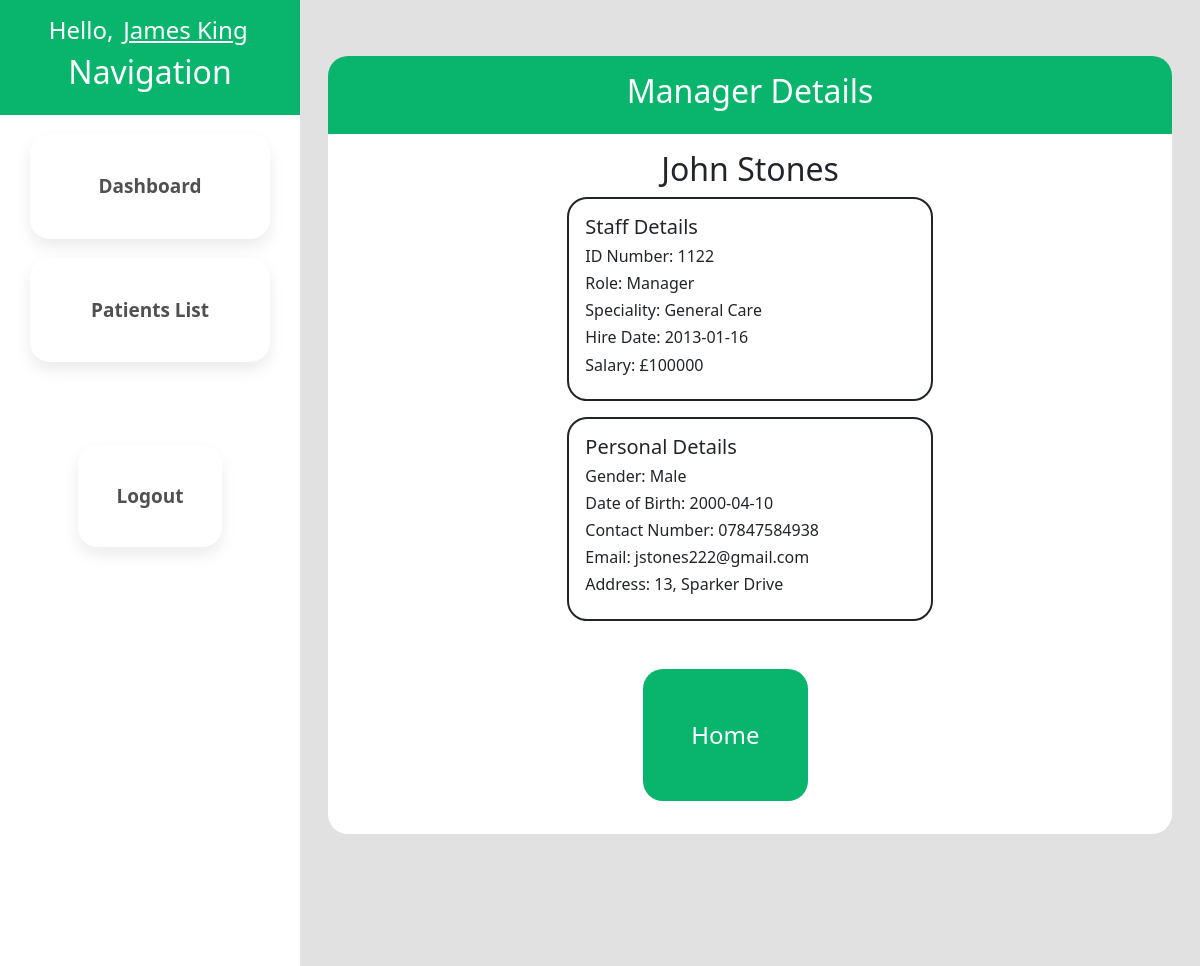
/manager-details.php?empID=1122 (signed in), run on the app's committed database.
### tables this page shows
CREATE TABLE `employee` (
  `EmployeeID` int(4) NOT NULL,
  `EmployeeFirstName` varchar(20) DEFAULT NULL,
  `EmployeeLastName` varchar(20) DEFAULT NULL,
  `RoleID` int(4) DEFAULT NULL,
  `SpecialityID` int(4) DEFAULT NULL,
  `EmployeeDoB` date DEFAULT NULL,
  `GenderID` varchar(4) DEFAULT NULL,
  `EmployeeContactNumber` varchar(50) DEFAULT NULL,
  `EmployeeEmail` varchar(50) DEFAULT NULL,
  `EmployeeAddress` varchar(20) DEFAULT NULL,
  `EmployeeHireDate` date DEFAULT NULL,
  `LoginDetailsID` int(4) DEFAULT NULL,
  `ManagerID` int(4) DEFAULT NULL
);

CREATE TABLE `role` (
  `RoleID` int(4) NOT NULL,
  `RoleTitle` varchar(20) DEFAULT NULL,
  `RoleDescription` text DEFAULT NULL,
  `RoleSalary` int(11) DEFAULT NULL
);

CREATE TABLE `speciality` (
  `SpecialityID` int(4) NOT NULL,
  `SpecialityTitle` varchar(20) DEFAULT NULL,
  `SpecialityDescription` text DEFAULT NULL
);

CREATE TABLE `gender` (
  `GenderID` varchar(4) DEFAULT NULL,
  `GenderTitle` varchar(20) DEFAULT NULL
);

### manager-details.php (the view, shortened to what this page needs)
<?php
 $userID = $_SESSION['EmpID'];
?>
<!DOCTYPE html>
<html lang="en">
<head>
    <?php include("includes/bootstrap.php");?>
    <link rel="stylesheet" href="css/main.css" />
</head>
<body>
    <div class="container-fluid h-100 w-100">
        <div class="row h-100">
            <div class="col-3 g-0 m-0 p-0">
                <div class="sidebar h-100">
                    <?php include("includes/navbar.php");?>
                </div>
            </div>
            <div class="col-9">
                <div class="main-content">
                    <div class="dash-header">
                        <h2>Manager Details</h2>
                    </div>
                    <div class="dash-content">
                        <?php
                            require_once("includes/db_conn.php");
                            $getEmployeeID = $_GET["empID"];
                            $stmt = $conn->prepare( "SELECT * FROM employee
                                                        INNER JOIN role on (employee.RoleID = role.RoleID)
                                                        INNER JOIN gender ON (employee.GenderID=gender.GenderID)
                                                        INNER JOIN speciality on (employee.SpecialityID = speciality.SpecialityID)
                                                        WHERE EmployeeID = ?" );
                            $stmt->bind_param( 'i', $getEmployeeID );
                            $stmt->execute();
                            $result = $stmt->get_result();
                            $obj = $result->fetch_object();
                        ?>
                        <?php
                            echo "<div class=\"user-container\">";
                            echo "<h2>{$obj->EmployeeFirstName} {$obj->EmployeeLastName}</h2>";
                            echo "<div class=\"user-details\">";
                            echo "<h5>Staff Details</h5>";
                            echo "<h6>ID Number: {$obj->EmployeeID}</h6>";
                            echo "<h6>Role: {$obj->RoleTitle}</h6>";
                            echo "<h6>Speciality: {$obj->SpecialityTitle}</h6>";
                            echo "<h6>Hire Date: {$obj->EmployeeHireDate}</h6>";
                            echo "<h6>Salary: £{$obj->RoleSalary}</h6>";
                            echo "</div>";
                            echo "<div class=\"user-personal-details\">";
                            echo "<h5>Personal Details</h5>";
                            echo "<h6>Gender: {$obj->GenderTitle}</h6>";
                            echo "<h6>Date of Birth: {$obj->EmployeeDoB}</h6>";
                            echo "<h6>Contact Number: {$obj->EmployeeContactNumber}</h6>";
                            echo "<h6>Email: {$obj->EmployeeEmail}</h6>";
                            echo "<h6>Address: {$obj->EmployeeAddress}</h6>";
                            echo "</div>";
                            echo "<div class=\"user-buttons\">";
                            echo "<a class=\"lab\" href=\"employee-list.php\">Home</a>";
                            echo "</div>";
                            echo "</div>";
                        ?>
                    </div>
                </div>
            </div>
        </div>
    </div>
</body>
</html>

### includes/navbar.php (shortened to what this page needs)
<div class="nav-header">
  <?php
    require_once("db_conn.php");
    $getUserID = $userID;
    $stmt = $conn->prepare( "SELECT * FROM employee WHERE EmployeeID = ?" );
    $stmt->bind_param( 'i', $getUserID );
    $stmt->execute();
    $result = $stmt->get_result();
    $obj = $result->fetch_object();
    ?>
  <h4>Hello, <a href="userProfile.php"><?php echo $obj->EmployeeFirstName." ".$obj->EmployeeLastName?></a></h4>
  <h2>Navigation</h2>
</div>
<?php
  $getUserID = $userID;
  $stmt = $conn->prepare( "SELECT RoleID FROM employee WHERE EmployeeID = ?" );
  $stmt->bind_param( 'i', $getUserID );
  $stmt->execute();
  $result = $stmt->get_result();
  $obj = $result->fetch_object();
  $userRole = $obj->RoleID;
?>
<?php if($userRole == 4 || $userRole == 5){
    echo "<div class=\"nav-content\">";
    echo "<div class=\"nav-buttons\">";
      echo "<a href=\"dashboard.php\">Dashboard</a>";
      echo "<a href=\"patient-list.php\">Patients List</a>";
      echo "<a href=\"employee-list.php\">Employee List</a>";
      echo "<a href=\"manager-list.php\">Manager List</a>";
      echo "<div class=\"logout-button\">";
        echo "<a href=\"login.php\">Logout</a>";
      echo "</div>";
    echo "</div>";
  echo "</div>";
  } else {
      echo "<div class=\"nav-content\">";
      echo "<div class=\"nav-buttons\">";
        echo "<a href=\"dashboard.php\">Dashboard</a>";
        echo "<a href=\"patient-list.php\">Patients List</a>";
        echo "<div class=\"logout-button\">";
          echo "<a href=\"login.php\">Logout</a>";
        echo "</div>";
      echo "</div>";
    echo "</div>";
  }
?>

### css/main.css (style rules this page uses)
body { background-color: #e1e1e1; height: 100%; }
html { overflow: hidden; font-family: Arial, Helvetica, sans-serif; }
body, html { height: 100%; width: 100%; }
.nav-header { text-align: center; color: white; background-color: rgb(9, 180, 109); padding: 1em; }
.nav-header h4 a { color: white; padding: .15em; }
.nav-content { display: flex; justify-content: center; background-color: white; height: 100%; }
.nav-buttons { width: 20%; display: flex; flex-direction: column; position: absolute; justify-content: center; }
.nav-buttons a { font-size: 19px; font-weight: bold; color: #505050; text-decoration: none; text-align: center; margin-top: 1em; width: 100%; padding: 2em; border-color: #CBCBCB; border-width: 1px; border-radius: 20px; border-style: none; background-color: rgb(255, 255, 255); box-shadow: 0px 8px 16px 0px rgba(0,0,0,0.08); }
.logout-button { align-self: center; margin-top: 50%; }
.logout-button a { text-decoration: none; }
.sidebar { height: 100%; width: 100%; }
.main-content { padding: 1em; height: 100%; width: 100%; margin-top: 2.5em; }
.dash-header { text-align: center; color: white; background-color: rgb(9, 180, 109); padding: 1em; border-top-left-radius: 20px; border-top-right-radius: 20px; }
.dash-content { background-color: white; padding: 1em; border-bottom-left-radius: 20px; border-bottom-right-radius: 20px; overflow-y: scroll; overflow-x: hidden; max-height: 700px; }
.user-personal-details { margin-top: 1em; width: 45%; border-style: solid; border-width: 2px; border-radius: 20px; padding: 1em; align-self: center; }
.user-details { align-self: center; width: 45%; border-style: solid; border-width: 2px; border-radius: 20px; padding: 1em; align-self: center; }
.user-buttons { display: flex; justify-content: center; padding: 1em; margin: 2em; margin-right: 10%; }
.user-buttons a { background-color: rgb(9, 180, 109); color: white; text-decoration: none; padding: 2em; font-size: x-large; border-radius: 20px; font-weight: 500; }
.user-container { display: flex; flex-direction: column; }
.user-container h2 { text-align: center; }

### data on the page
employee: EmployeeFirstName "James", EmployeeLastName "King"
employee: EmployeeFirstName "John", EmployeeLastName "Stones", EmployeeID "1122", RoleID.RoleTitle "Manager", SpecialityID.SpecialityTitle "General Care", EmployeeHireDate "2013-01-16", RoleID.RoleSalary "100000", GenderID.GenderTitle "Male", EmployeeDoB "2000-04-10", EmployeeContactNumber "07847584938", EmployeeEmail "jstones222@gmail.com", EmployeeAddress "13, Sparker Drive"
